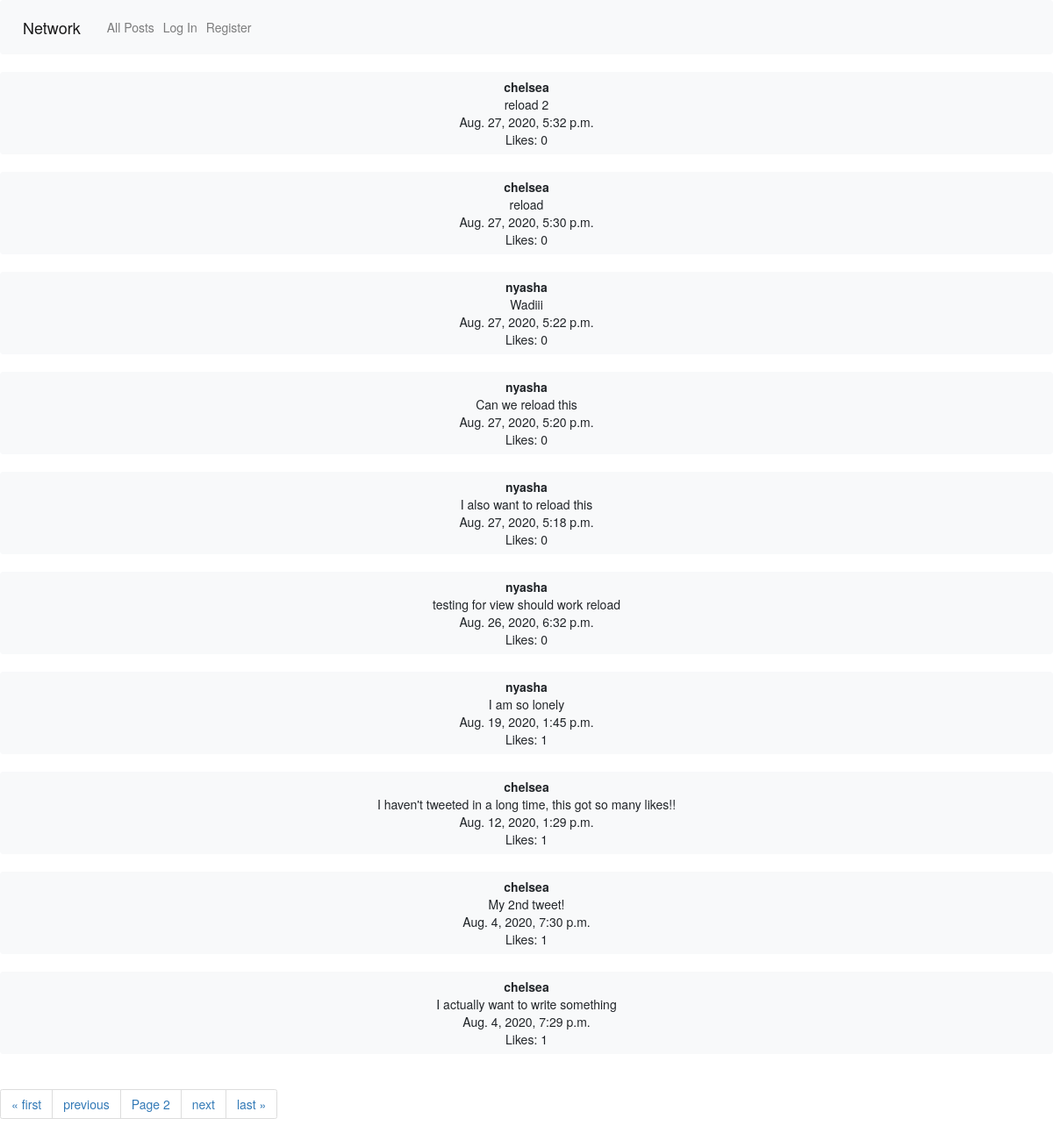
Screenshot of /?page=2 with the database file from the repository.
### network/models.py (models this page shows, shortened)
class Tweet(models.Model):
    user = models.ForeignKey(User, related_name="tweets", on_delete=models.CASCADE)
    body = models.TextField(blank=True)
    timestamp = models.DateTimeField(auto_now_add=True)

class User(AbstractUser):
    def serialize(self):
        return{
            "id": self.id,
            "username":self.username,
            "tweets": [{"id":tweets.id,"body": tweets.body, "time": tweets.timestamp} for tweets in self.tweets.order_by("-timestamp").all()],
            "following":[user.following_user_id.id for user in self.following.all()],
            "followers":[user.user_id.id for user in self.followers.all()]
        }

### network/views.py (the view)
# urls.py: path("", views.index, name="index"),
def index(request):
    if request.user.is_authenticated:
        tweets = Tweet.objects.all()
        tweets = tweets.order_by("-timestamp").all()
        paginator = Paginator(tweets, 10)
        page_number = request.GET.get('page')
        tweets_obj = paginator.get_page(page_number)
        return render(request, 'network/logged.html', {'tweets_obj': tweets_obj})
    else:
        tweets = Tweet.objects.all()
        tweets = tweets.order_by("-timestamp").all()
        paginator = Paginator(tweets, 10)
        page_number = request.GET.get('page')
        tweets_obj = paginator.get_page(page_number)
        return render(request, 'network/index.html', {'tweets_obj': tweets_obj})

### network/templates/network/index.html (shortened to what this page needs)
{% extends "network/layout.html" %}
{% load static %}
{% block body %}
<div id="all_tweets_view">
    <div id="all_tweets_list">
    {% for tweet in tweets_obj %}
    <button class="tweet btn btn-light bd btn-block"><b>{{tweet.user.username}}</b><br>{{tweet.body}}<br>{{tweet.timestamp}}<br>Likes: {{tweet.likes.count}}</button><br>
    {% endfor %}
    </div>
    <div class="pagination_view">
        <span class="step-links">
            <ul class="pagination">
                {% if tweets_obj.has_previous %}
                <li class="page-item"><a class="page-link" href="?page=1">&laquo; first</a></li>
                <li class="page-item"><a class="page-link" href="?page={{ tweets_obj.previous_page_number }}">previous</a></li>
            {% endif %}
            <li class="page-item"><a class="page-link"><span class="current">Page {{ tweets_obj.number }}</span></a></li>
            {% if tweets_obj.has_next %}
                <li class="page-item"><a class="page-link" href="?page={{ tweets_obj.next_page_number }}">next</a></li>
                <li class="page-item"><a class="page-link" href="?page={{ tweets_obj.paginator.num_pages }}">last &raquo;</a></li>
            {% endif %}
            </ul>
        </span>
    </div>
    </div>
{% endblock %}

### network/static/network/styles.css (style rules this page uses)
.bd { border-color:gray; }

### rows the page displays
Tweet: user.username "chelsea", body "reload 2", timestamp "Aug. 27, 2020, 5:32 p.m.", likes.count "0"
Tweet: user.username "chelsea", body "reload", timestamp "Aug. 27, 2020, 5:30 p.m.", likes.count "0"
Tweet: user.username "nyasha", body "Wadiii", timestamp "Aug. 27, 2020, 5:22 p.m.", likes.count "0"
Tweet: user.username "nyasha", body "Can we reload this", timestamp "Aug. 27, 2020, 5:20 p.m.", likes.count "0"
Tweet: user.username "nyasha", body "I also want to reload this", timestamp "Aug. 27, 2020, 5:18 p.m.", likes.count "0"
Tweet: user.username "nyasha", body "testing for view should work reload", timestamp "Aug. 26, 2020, 6:32 p.m.", likes.count "0"
Tweet: user.username "nyasha", body "I am so lonely", timestamp "Aug. 19, 2020, 1:45 p.m.", likes.count "1"
Tweet: user.username "chelsea", body "I haven't tweeted in a long time, this got so many likes!!", timestamp "Aug. 12, 2020, 1:29 p.m.", likes.count "1"
Tweet: user.username "chelsea", body "My 2nd tweet!", timestamp "Aug. 4, 2020, 7:30 p.m.", likes.count "1"
Tweet: user.username "chelsea", body "I actually want to write something", timestamp "Aug. 4, 2020, 7:29 p.m.", likes.count "1"

### other values shown
{{ tweets_obj.number }} "2"
